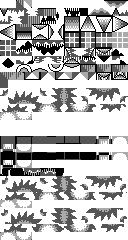
#> input picture levels/chr_data/bg_tiles.png, 128 x 240 px, given in place of sprite_tiles.png, which was not available
$ python make_cube_icon_frames.py ../levels/chr_data/bg_tiles.png
#> lines starting #> are read from the running program, lines starting #| are printed output that depends on the picture; pictures that were not available may be replaced by others from this repository, and a replacement may not be noted
#> in main, `img = Image.new("L", (NUM_FRAMES * 16, 16), 255)`: img: PIL image 384x16 L; every value is 255
"""In-game rotation frames of the cube icons (icon select icons 0..25).

    python tools/make_cube_icon_frames.py            # frames PNG -> C (creates the PNG if missing)
    python tools/make_cube_icon_frames.py --regen    # (re)make the frames PNG

levels/chr_data/cube_icon_frames.png: icon 0, the original cube, 24 frames of 16x16: 0, 7.5, ...
172.5 degrees clockwise (the game draws 180..352.5 as these flipped both ways). Grey level =
sprite colour: white transparent, light grey 1 (secondary colour), dark grey 2 (primary
colour), black 3. Its hand-drawn 15 degree frames from sprite_tiles.png; in between, the frame
before turned 7.5 degrees (RotSprite) with its outline cleaned up (between). Can be touched up by
hand: --regen overwrites it.

levels/chr_data/fd_cube_frames.png: icons 1..26, the Famidash cubes (famidash-main next to this
repo: GRAPHICS/Icons/bankicon01..0E.chr - not 00, its default cube -, the 10 contest winners,
starfox.chr, cat.chr), one 16 px row each, 24 frames of 16x16 like icon 0: 0, 7.5, ... 172.5
degrees clockwise (cat.chr: an 8 KB sheet with 22.5 degree frames, see fd_sheet_frames). The 15 degree ones: 0..75 are Famidash's hand-drawn quarter turn, 90..165 the same
turned 90 degrees (exact, pixel for pixel), or the quarter again for an icon that looks the same
turned or spins in 3D (see fd_frames). The ones in between like icon 0's, or the frame before
again for the icons drawn spinning in 3D (FD_3D). 14x14 at
(1, 1) like the original cube. Made when missing or with --regen (needs famidash-main then).

levels/chr_data/ship_frames.png: the ship, 31 frames of 16x16 from 45 degrees nose down to 45 up
in 3 degree steps (same colours). The old hand-drawn ship frames at 45, 24, 0, -24, -45 degrees,
RotSprite of the level one in between; made when missing or with --regen.

levels/chr_data/ball_frames.png: the ball, 24 frames like a cube icon. Its old hand-drawn frames at
0 and 30 degrees, RotSprite in between; made when missing or with --regen.

src/graphics/cube_icon_frames.c (bank 61: icon 0, ship, ball) and cube_fd_frames_0.c /
cube_fd_frames_1.c / cube_fd_frames_2.c (banks 62 / 63 / 66: 10 + 10 + 6 Famidash icons), nothing
else in their banks, not even
code (GDMA needs 16 byte aligned data): per frame 4 sprite tiles, left 8x16 pair then right pair
(64 bytes). The gameplay VBlank handler copies the frame shown into sprite tiles 0..3 / 4..7.
"""
import math
import sys
from collections import deque
from pathlib import Path

from PIL import Image

ROOT = Path(__file__).resolve().parent.parent
FRAMES = ROOT / "levels" / "chr_data" / "cube_icon_frames.png"
FD_PNG = ROOT / "levels" / "chr_data" / "fd_cube_frames.png"
FD_ROOT = ROOT.parent / "famidash-main"
FD_CHR = [f"GRAPHICS/Icons/bankicon{i:02X}.chr" for i in range(1, 15)] + \
         [f"fan icon collection/CONTEST WINNERS/contest{i:X}.chr" for i in range(1, 11)] + \
         ["fan icon collection/starfox.chr"]
CUSTOM_ICONS = [
    (ROOT / "levels" / "chr_data" / "improved_cat_icon.chr", [0, 1, 16, 17]),
    (ROOT / "levels" / "chr_data" / "pbaxx.chr", [0, 1, 16, 17]),
    (ROOT / "levels" / "chr_data" / "tiny_coins_cube_3.chr", [32, 33, 48, 49]),
]
FD_COUNT, FD_FRAMES, FD_PER_BANK, FD_BANKS = len(FD_CHR) + len(CUSTOM_ICONS), 24, 10, (62, 63, 66)
# drawn spinning in 3D, not in the picture's plane: no turned frames in between
FD_3D = {"contest1.chr", "contest5.chr", "contest8.chr"}
OUT_C = ROOT / "src" / "graphics" / "cube_icon_frames.c"
OUT_FD_C = ROOT / "src" / "graphics" / "cube_fd_frames_{}.c"
OUT_H = ROOT / "include" / "cube_icon_frames.h"
NUM_FRAMES = 24
SHIP_PNG = ROOT / "levels" / "chr_data" / "ship_frames.png"
SHIP_FRAMES = 31                     # 45 .. -45 degrees in 3 degree steps
SHIP_IDX = lambda deg: (45 - deg) // 3
HAND_SHIP = {0: 45, 1: 24, 3: 0, 5: -24, 6: -45}   # old hand-drawn frame: its angle (2, 4 were generated)
BALL_PNG = ROOT / "levels" / "chr_data" / "ball_frames.png"
HAND_BALL = {6: 0, 8: 4}             # sprite_tiles.png pair of an old ball frame: its frame (x 7.5 degrees)
SCROLL_SPEED_FP = 714                # gameplay.c: x speed, 8.8 px per frame
STEP = 7.5   # degrees per frame
SHADE = [255, 170, 85, 0]


def scale2x(g):
    h, w = len(g), len(g[0])
    o = [[0] * (2 * w) for _ in range(2 * h)]
    for y in range(h):
        for x in range(w):
            e = g[y][x]
            b = g[y - 1][x] if y > 0 else e
            h_ = g[y + 1][x] if y < h - 1 else e
            d = g[y][x - 1] if x > 0 else e
            f = g[y][x + 1] if x < w - 1 else e
            if b != h_ and d != f:
                o[2 * y][2 * x] = d if d == b else e
                o[2 * y][2 * x + 1] = f if b == f else e
                o[2 * y + 1][2 * x] = d if d == h_ else e
                o[2 * y + 1][2 * x + 1] = f if h_ == f else e
            else:
                o[2 * y][2 * x] = o[2 * y][2 * x + 1] = o[2 * y + 1][2 * x] = o[2 * y + 1][2 * x + 1] = e
    return o


def rotate(canvas, angles, cx=8.0, cy=8.0):
    """RotSprite: a 16x16 canvas turned clockwise by each angle (degrees) around (cx, cy)."""
    big = scale2x(scale2x(scale2x(canvas)))   # 128x128
    frames = []
    for deg in angles:
        a = math.radians(deg)
        ca, sa = math.cos(a), math.sin(a)
        f = [[0] * 16 for _ in range(16)]
        for y in range(16):
            for x in range(16):
                # clockwise on screen: sample the source rotated back
                px, py = x + 0.5 - cx, y + 0.5 - cy
                sx, sy = px * ca + py * sa + cx, -px * sa + py * ca + cy
                bx, by = int(math.floor(sx * 8)), int(math.floor(sy * 8))
                if 0 <= bx < 128 and 0 <= by < 128:
                    f[y][x] = big[by][bx]
        frames.append(f)
    return frames


def clean_outline(f):
    """A turned frame tidied up: lone pixels sticking out of the silhouette removed and its edge
    redrawn as a 1 px outline (colour 3)."""
    g = [row[:] for row in f]
    near = ((1, 0), (-1, 0), (0, 1), (0, -1))
    inside = lambda x, y: 0 <= x < 16 and 0 <= y < 16 and g[y][x] != 0
    for _ in range(2):
        for y in range(16):
            for x in range(16):
                if g[y][x] and sum(inside(x + dx, y + dy) for dx, dy in near) <= 1:
                    g[y][x] = 0
    out = [row[:] for row in g]
    for y in range(16):
        for x in range(16):
            if g[y][x] and not all(inside(x + dx, y + dy) for dx, dy in near):
                out[y][x] = 3
    return out


def between(f):
    """The frame 7.5 degrees after a hand-drawn one: it turned (RotSprite), outline cleaned."""
    return clean_outline(rotate(f, [STEP])[0])


# [18 lines left out: function ship_frames, not called in this run]


def default_cube():
    """Icon 0, the original cube: its hand-drawn 15 degree frames from sprite_tiles.png (the
    metasprites of src/graphics/icon1.c composed into 16x16), each followed by itself turned 7.5
    degrees (between)."""
    st = Image.open(ROOT / "levels" / "chr_data" / "sprite_tiles.png").convert("L")
    idx = lambda v: min(range(4), key=lambda i: abs(v - SHADE[i]))

    def pair(n, fx, fy):   # 8x16 image of tile pair n
        return [[idx(st.getpixel((n * 8 + (7 - x if fx else x), 15 - y if fy else y))) for x in range(8)]
                for y in range(16)]
    # frames 0..5 of a quarter turn: (left pair, flip y), (right pair = same image, flips)
    quarter = [(0, 0, 0, 1, 0), (1, 0, 1, 1, 1), (2, 0, 2, 1, 1), (3, 0, 3, 1, 0), (2, 1, 2, 1, 0), (1, 1, 1, 1, 0)]
    hand = []
    for li, lfy, ri, rfx, rfy in quarter:
        L, R = pair(li, 0, lfy), pair(ri, rfx, rfy)
        hand.append([L[y] + R[y] for y in range(16)])
#> after the loop, hand = 6 items
    # the original cube looks the same turned 90 degrees: 90..165 = 0..75
    hand = hand + hand
#> hand = 12 items
    out = []
    for f in hand:
        out += [f, between(f)]
#> this loop made 12 passes
#> after the loop, out = 24 items
    return out


# [96 lines left out: functions ball_frames, fd_frames, fd_sheet_frames, decode_tile_nes, not called in this run]


def custom_frames(path, tiles):
    d = path.read_bytes()
    col = {0: 0, 1: 3, 2: 1, 3: 2}
    t = [decode_tile_nes(d[i * 16:(i + 1) * 16], col) for i in tiles]
    grid = [[0] * 16 for _ in range(16)]
    for y in range(8):
        for x in range(8):
            grid[y][x] = t[0][y][x]
            grid[y][8 + x] = t[1][y][x]
            grid[8 + y][x] = t[2][y][x]
            grid[8 + y][8 + x] = t[3][y][x]
    quarter = [grid]
    for k in range(1, NUM_FRAMES // 2):
        deg = k * STEP
        quarter.append(clean_outline(rotate(grid, [deg])[0]))
    turn = lambda f: [[f[15 - x][y] for x in range(16)] for y in range(16)]
    return quarter + [turn(f) for f in quarter]


def main():
    if "--regen" in sys.argv or not FRAMES.exists():
        img = Image.new("L", (NUM_FRAMES * 16, 16), 255)
        for k, f in enumerate(default_cube()):
            for y in range(16):
                for x in range(16):
                    img.putpixel((k * 16 + x, y), SHADE[f[y][x]])
#> this loop made 16 passes
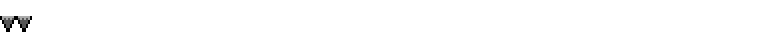
#> img: PIL image 384x16 L (shown 2 times larger); min 0, max 255, mean 252.6
        img.save(FRAMES)
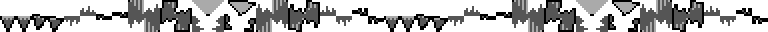
#> saved as cube_icon_frames.png: PIL image 384x16 L (shown 2 times larger); min 0, max 255, mean 179.2
        print("wrote", FRAMES)

    # made when missing or with --regen; icons added to FD_CHR / CUSTOM_ICONS since: their rows are appended
    # (the rows already there may have been touched up by hand)
    old = None if "--regen" in sys.argv or not FD_PNG.exists() else Image.open(FD_PNG).convert("L")
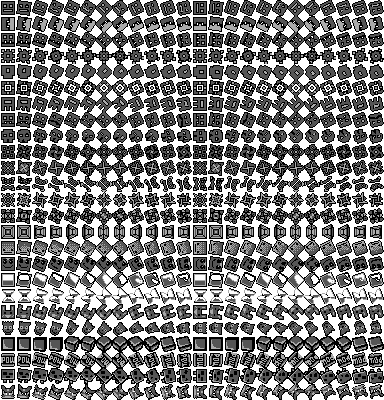
#> input picture levels/chr_data/fd_cube_frames.png, 384 x 400 px
#> old is the input picture: PIL image 384x400 L; min 0, max 255, mean 129.9
    if old is None or old.height < FD_COUNT * 16:
        img = Image.new("L", (FD_FRAMES * 16, FD_COUNT * 16), 255)
#> img: PIL image 384x448 L; every value is 255
        first = 0
        if old is not None:
            img.paste(old, (0, 0))
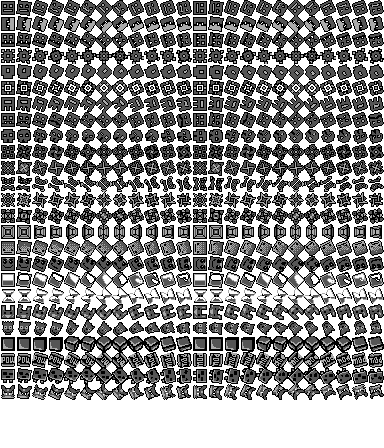
#> img: PIL image 384x448 L; min 0, max 255, mean 143.3
            first = old.height // 16
#> first = 25
        for r in range(first, len(FD_CHR)):
            for k, f in enumerate(fd_frames(FD_ROOT / FD_CHR[r])):
                for y in range(16):
                    for x in range(16):
                        img.putpixel((k * 16 + x, r * 16 + y), SHADE[f[y][x]])
        for i, (path, tiles) in enumerate(CUSTOM_ICONS):
            r = len(FD_CHR) + i
            if r >= first:
                for k, f in enumerate(custom_frames(path, tiles)):
                    for y in range(16):
                        for x in range(16):
                            img.putpixel((k * 16 + x, r * 16 + y), SHADE[f[y][x]])
        img.save(FD_PNG)
        print("wrote", FD_PNG)
    else:
        img = old
        for i, (path, tiles) in enumerate(CUSTOM_ICONS):
            r = len(FD_CHR) + i
            for k, f in enumerate(custom_frames(path, tiles)):
                for y in range(16):
                    for x in range(16):
                        img.putpixel((k * 16 + x, r * 16 + y), SHADE[f[y][x]])
        img.save(FD_PNG)
        print("updated custom icons in", FD_PNG)

    if "--regen" in sys.argv or not SHIP_PNG.exists():
        img = Image.new("L", (SHIP_FRAMES * 16, 16), 255)
        for k, f in enumerate(ship_frames()):
            for y in range(16):
                for x in range(16):
                    img.putpixel((k * 16 + x, y), SHADE[f[y][x]])
        img.save(SHIP_PNG)
        print("wrote", SHIP_PNG)

    if "--regen" in sys.argv or not BALL_PNG.exists():
        img = Image.new("L", (NUM_FRAMES * 16, 16), 255)
        for k, f in enumerate(ball_frames()):
            for y in range(16):
                for x in range(16):
                    img.putpixel((k * 16 + x, y), SHADE[f[y][x]])
        img.save(BALL_PNG)
        print("wrote", BALL_PNG)

    idx = lambda v: min(range(4), key=lambda i: abs(v - SHADE[i]))
    data = bytearray()

    # [11 lines left out: function add_frame, not called in this run]
    img = Image.open(FRAMES).convert("L")
    for k in range(NUM_FRAMES):
        add_frame(img, k * 16, 0)
    ship_first = len(data) // 64
    img = Image.open(SHIP_PNG).convert("L")
    for k in range(SHIP_FRAMES):
        add_frame(img, k * 16, 0)
    ball_first = len(data) // 64
    img = Image.open(BALL_PNG).convert("L")
    for k in range(NUM_FRAMES):
        add_frame(img, k * 16, 0)
    # |vertical speed| (8.8) from which the ship tilts k steps (3k degrees, rounded): its flight
    # direction, atan(vy / x speed)
    steps = [round(SCROLL_SPEED_FP * math.tan(math.radians(3 * k - 1.5))) for k in range(1, 16)]

    def carr(b):
        return ",\n".join("    " + ", ".join(f"0x{v:02X}" for v in b[i:i + 16]) for i in range(0, len(b), 16))
    main_len = len(data)
    lines = carr(data)

    fd_img = Image.open(FD_PNG).convert("L")
    fd_banks = (FD_COUNT + FD_PER_BANK - 1) // FD_PER_BANK
    for b in range(fd_banks):
        data = bytearray()
        for r in range(b * FD_PER_BANK, min(FD_COUNT, (b + 1) * FD_PER_BANK)):
            for k in range(FD_FRAMES):
                add_frame(fd_img, k * 16, r * 16)
        Path(str(OUT_FD_C).format(b)).write_text(f"""#pragma bank {FD_BANKS[b]}
// Generated by tools/make_cube_icon_frames.py from levels/chr_data/fd_cube_frames.png. Do not edit.
// The only thing in its bank (no code either), so 16 byte aligned: GDMA source.

#include <gb/gb.h>
#include "cube_icon_frames.h"

BANKREF(cube_fd_frames_{b})

const uint8_t cube_fd_frames_{b}[{len(data)}] = {{
{carr(data)}
}};
""")

    OUT_C.write_text(f"""#pragma bank 61
// Generated by tools/make_cube_icon_frames.py from levels/chr_data/cube_icon_frames.png,
// ship_frames.png and ball_frames.png. Do not edit.
// The only thing in its bank (no code either), so 16 byte aligned: GDMA source.

#include <gb/gb.h>
#include "cube_icon_frames.h"

BANKREF(cube_icon_frames)

const uint8_t cube_icon_frames[{main_len}] = {{
{lines}
}};
""")
    OUT_H.write_text(f"""// Generated by tools/make_cube_icon_frames.py. Do not edit.
#ifndef CUBE_ICON_FRAMES_H
#define CUBE_ICON_FRAMES_H

#include <gb/gb.h>
#include <stdint.h>

#define CUBE_ICON_FRAMES {NUM_FRAMES}   // 0..172.5 degrees in 7.5 degree steps; 180..352.5 = flipped both ways

BANKREF_EXTERN(cube_icon_frames)
extern const uint8_t cube_icon_frames[];   // per frame: left 8x16 pair, right pair (64 bytes)

// Icon 0 (the original cube): frame 0..23 in cube_icon_frames
#define CUBE_ICON0_FRAME(frame) (cube_icon_frames + (uint16_t)(frame) * 64u)

// Icons 1..{FD_COUNT} (Famidash): {FD_FRAMES} frames like icon 0, {FD_PER_BANK} icons per bank
#define CUBE_FD_COUNT {FD_COUNT}
#define CUBE_FD_FRAMES {FD_FRAMES}
#define CUBE_FD_PER_BANK {FD_PER_BANK}
""" + "".join(f"BANKREF_EXTERN(cube_fd_frames_{b})\nextern const uint8_t cube_fd_frames_{b}[];\n" for b in range(fd_banks)) + f"""

// Ship frames, after the cube ones: frame k tilted 45 - 3k degrees (0 nose steep down, level, 30 up)
#define SHIP_FRAME_COUNT {SHIP_FRAMES}
#define SHIP_FRAME_LEVEL {SHIP_FRAMES // 2}
#define SHIP_FRAME(k) (cube_icon_frames + ((uint16_t){ship_first} + (k)) * 64u)
// Ball frames, after the ship: 0..172.5 degrees like a cube icon (drawn at x + 0, not x - 1)
#define BALL_FRAME(k) (cube_icon_frames + ((uint16_t){ball_first} + (k)) * 64u)

// |vel_y| (8.8) from which the ship tilts one more step: the frame for its flight direction. An
// initializer, not an array: anything defined here would also land in bank 61 ahead of the frames
#define SHIP_TILT_VY {{ {", ".join(str(v) for v in steps)} }}

#endif
""")
    print(f"icon 0 x {NUM_FRAMES} + {SHIP_FRAMES} ship + {NUM_FRAMES} ball frames: {main_len} bytes, "
          f"{FD_COUNT} Famidash icons x {FD_FRAMES} frames in {fd_banks} banks")


if __name__ == "__main__":
#> (the run stopped early here; a loop or call above may not have finished)
